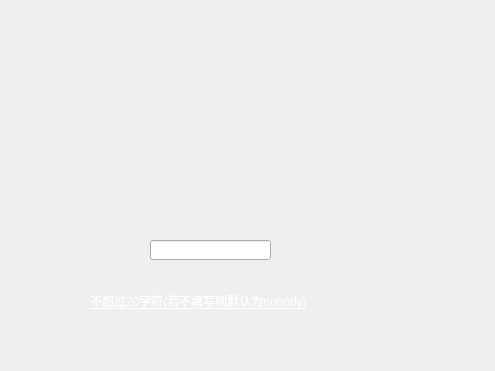
<?xml version="1.0" encoding="UTF-8"?>
<ui version="4.0">
 <class>recordDialog</class>
 <widget class="QDialog" name="recordDialog">
  <property name="geometry">
   <rect>
    <x>0</x>
    <y>0</y>
    <width>495</width>
    <height>371</height>
   </rect>
  </property>
  <property name="windowTitle">
   <string>Dialog</string>
  </property>
  <property name="styleSheet">
   <string notr="true">background-repeat:no-repeat;</string>
  </property>
  <widget class="QLineEdit" name="lineEdit">
   <property name="geometry">
    <rect>
     <x>150</x>
     <y>240</y>
     <width>121</width>
     <height>20</height>
    </rect>
   </property>
   <property name="styleSheet">
    <string notr="true"/>
   </property>
  </widget>
  <widget class="QLabel" name="label">
   <property name="geometry">
    <rect>
     <x>50</x>
     <y>130</y>
     <width>290</width>
     <height>70</height>
    </rect>
   </property>
   <property name="styleSheet">
    <string notr="true">background:transparent;
border-image: url(:/star/images/16.png);</string>
   </property>
   <property name="text">
    <string/>
   </property>
  </widget>
  <widget class="QLabel" name="label_2">
   <property name="geometry">
    <rect>
     <x>90</x>
     <y>290</y>
     <width>251</width>
     <height>21</height>
    </rect>
   </property>
   <property name="styleSheet">
    <string notr="true">color:rgb(255, 255, 255);
font: 75 10pt &quot;微软雅黑&quot;;
text-decoration: underline;
background:transparent;</string>
   </property>
   <property name="text">
    <string>不超过20字符(若不填写则默认为nobody)</string>
   </property>
  </widget>
  <zorder>label</zorder>
  <zorder>lineEdit</zorder>
  <zorder>label_2</zorder>
 </widget>
 <resources/>
 <connections/>
</ui>
